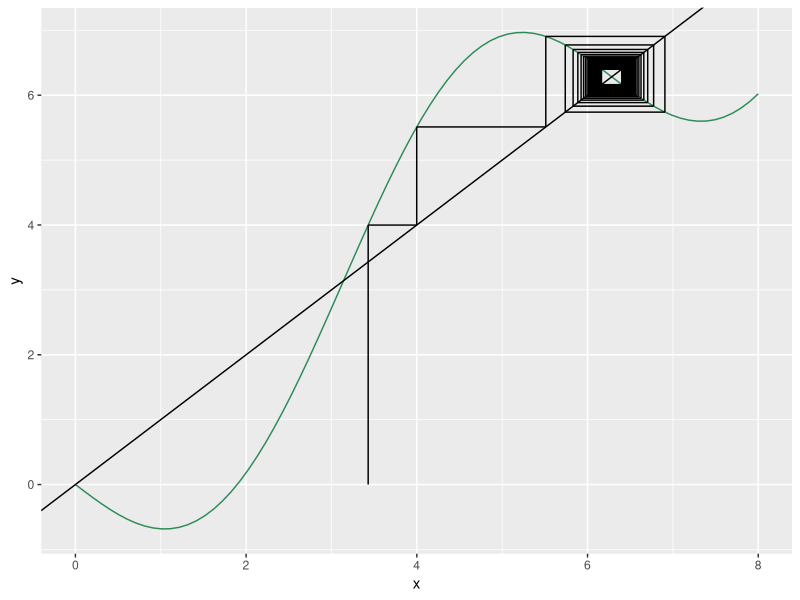
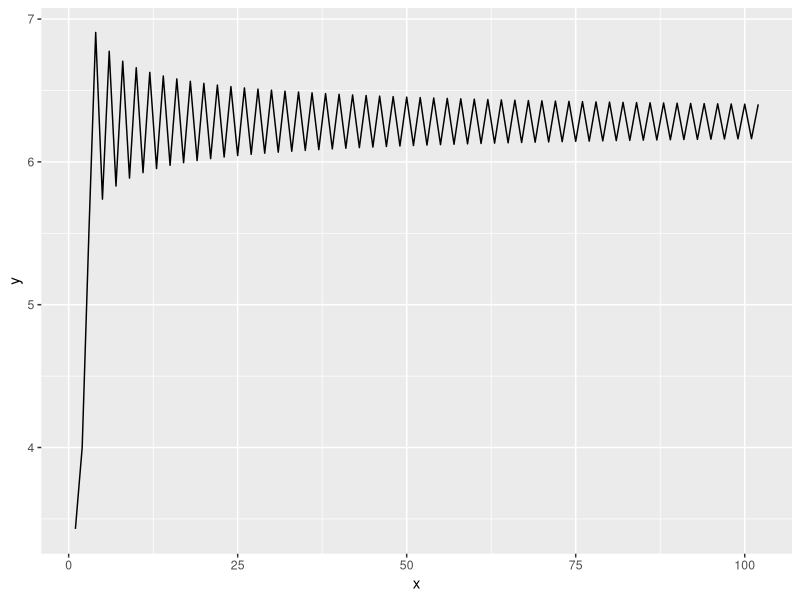

Reproduce these figures in R, in order.
## ---- chunk 1
knitr::opts_chunk$set(echo = TRUE)
library(tidyverse)
## ---- chunk 2
# set your initial condition and desired number of iterations:
x_0 = 3.43
N = 100

# set the iteration plot x axis range (lower and upper bounds):
x_min <- 0; x_max <- 8
use_custom_range <- TRUE

# declare your function here:
func <- function(x){
  return(-2 * sin(x) + x) # function goes here
}
## ---- chunk 3
get_function_data <- function(range = c(-1, 1), steps = 100){
  
  steps_multiplier <- (range[2]-range[1])/10 
  # adds steps to get data for depending on the number of 10s 
  # in the specified plot x range
  
  x <- seq(from = range[1], to = range[2], length.out = steps * steps_multiplier)
  
  y <- array(dim = steps * steps_multiplier) 
  for(i in 1:length(x)){
    y[i] <- func(x[i])
    } 
  
  return(data.frame(x = x, y = y))
}

graphical_iterator <- function(x_0, N = 100){ 
  
  start <- x_0 
  vert <- FALSE 
  
  xstarts <- c(start)
  ystarts <- c(0)
  xends <- c(start)
  yends <- c(func(start)) 
  
  # iteratively get the coordinates of the next segment points
  for(i in 1:(2 * N)) 
    # range = 2 * N because every step will be described by two segments
  {
    # if the last segment was vertical, the next must be horizontal
    if(vert){
      xstarts <- c(xstarts, start)
      ystarts <- c(ystarts, start)
      xends <- c(xends, start)
      yends <- c(yends, func(start)) 
      vert <- FALSE
    }
    else{
      xstarts <- c(xstarts, start)
      ystarts <- c(ystarts, func(start)) 
      xends <- c(xends, func(start)) 
      yends <- c(yends, func(start)) 
      vert <- TRUE
      start <- func(start) # update start value
    }
  }
  return(data.frame(xstarts, ystarts, xends, yends))
}

cobweb_traject <- graphical_iterator(x_0 = x_0, N = N)
if(use_custom_range == FALSE){
  x_min <- min(cobweb_traject$xstarts); x_max <- max(cobweb_traject$xends)
}
plot_data <- get_function_data(range = c(x_min,x_max))

get_function_iteration_trajectory <- function(x_0, N = 100){
  
  x_t <- x_0
  trajectory <- c(x_t)
  
  for(t in 0:N-1){
    x_t <- func(x_t)
    trajectory <- c(trajectory, x_t) # add x_t_1's value to the trajectory vector
  }
  return(trajectory)
}

trajectory <- get_function_iteration_trajectory(x_0 = x_0, N = N)
trajectory <- data.frame(x = 1:length(trajectory), y = trajectory)
## ---- chunk 4
plot_data %>% 
  ggplot(aes(x, y)) +
  geom_line(colour = "seagreen") +
  geom_abline() + 
  geom_segment(data = cobweb_traject, aes(x = xstarts, y = ystarts, xend = xends, 
                                          yend = yends)) +
  coord_cartesian(xlim = c(x_min, x_max))
## ---- chunk 5
trajectory %>% 
  ggplot(aes(x, y)) +
  geom_line()
